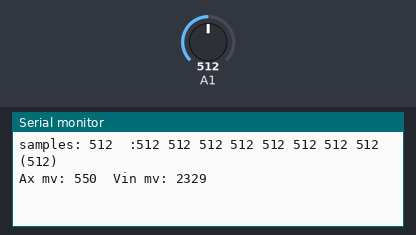
The sketch below on a simulated Arduino Uno, built with avr-gcc and run on an emulated ATmega328P. Parts: the last lines printed to the serial monitor. The inputs (shaded band) are chosen by the test bench; at power-on: A1 = 512. Sleep ends after the set time or at an interrupt.

Above: at 1.8 s.
1.9 s: A1 set to 716
At 2.8 s:
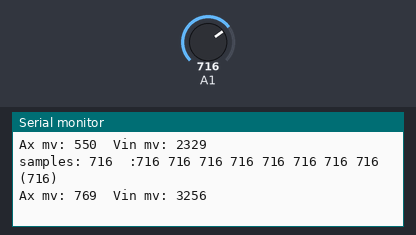
3.4 s: A1 set to 900
At 4.7 s:
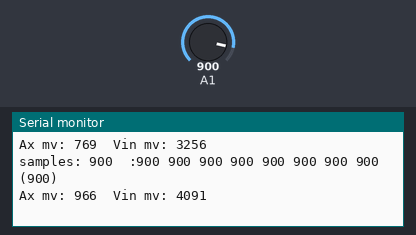
Timing chart, 0 to 6.4 s (numbered marks = the images above; inputs shaded):
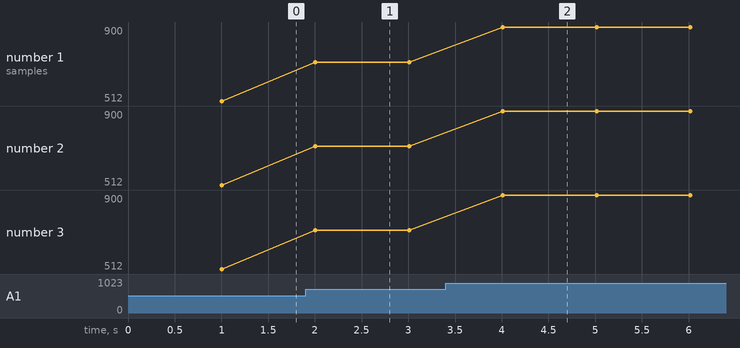

Measured:
- after the input at 1.9 s, the serial monitor: prints a new line after 0.10 s (image 1)
- after the input at 3.4 s, the serial monitor: prints a new line after 0.61 s (image 2)
- plotted number 1: 512 → 716 after the input at 1.9 s, 716 → 900 after the input at 3.4 s
- plotted number 2: 512 → 716 after the input at 1.9 s, 716 → 900 after the input at 3.4 s
- plotted number 3: 512 → 716 after the input at 1.9 s, 716 → 900 after the input at 3.4 s

The sketch:

adc.ino
```cpp
/*
  ADC Testing
  Uses Noise reduction ADC to read the analogue voltage
  using Band Gap internal 1.1 volt reference.
*/

#include <avr/io.h>
#include <avr/boot.h>
#include <avr/sleep.h>

const uint16_t VCC {1100};          // Band Gap Reference voltage
const uint16_t RESOLUTION {1024};   // ADC resolution

static const uint8_t SAMPLE_CNT {8}; // ADC value is average of SAMPLE_CNT
volatile uint8_t  adcIRQCnt;
volatile uint16_t samples[SAMPLE_CNT+1];
/////////////////////////////////////////////////////////////////////////
// Function: Interrupt routine for ADC
// Purpose : Fired when ADC interrupt occured (mainly end of conversion)
//
/////////////////////////////////////////////////////////////////////////
ISR(ADC_vect)
{
  // skip first conversion
  if ( adcIRQCnt < SAMPLE_CNT+1 ) { // Test we aren't out of bounds.
    uint8_t low, high;
    // read low first
    low  = ADCL;
    high = ADCH;
    samples[adcIRQCnt] = (high<<8) | low;
  }
  adcIRQCnt++;
}

/////////////////////////////////////////////////////////////////////////
// Function: adcNoiseReduction
// Purpose : ADC with Sleep Mode of "ACD Noise Reduction"
// Output  : average SAMPLE_CNT conversions.
/////////////////////////////////////////////////////////////////////////

uint16_t adcNoiseReduction()
{
  uint16_t sum = 0;
  // Set ADC Interrupt Flag, ADC Enable.
  ADCSRA |= _BV( ADIE ) | _BV(ADEN);

  // Loop thru taking samples. adcIRQCnt is incremented in interrupt handler.
  for (adcIRQCnt = 0; adcIRQCnt<SAMPLE_CNT+1;)
  {
    // Enable Noise Reduction Sleep Mode -- ADC starts on CPU halt.
    set_sleep_mode( SLEEP_MODE_ADC );
    sleep_enable();
    sei(); // enable interrupts
    // Sleep must be called after sei().
    sleep_cpu();
    // Awake again following interrupt handler.
    sleep_disable();
  }

  //Disable ADC, Auto Trigger Disable, Clear Interrup Flag, Disable ADC Interrupt.
  // Prescaler set to 128.
  ADCSRA = B00010111;
  Serial.print("samples: "); Serial.print(samples[0]); Serial.print("  :");
  // skip first sample
  for (uint8_t i=1; i<SAMPLE_CNT+1; ++i){
    sum += samples[i];
    Serial.print( samples[i]); Serial.print(" ");
  }
  uint16_t avg = sum/SAMPLE_CNT;
  Serial.print("("); Serial.print(avg); Serial.print(")");
  Serial.print("\n");
  return ( avg );  // return average of samples.

}

/////////////////////////////////////////////////////////////////////////
// Function: readVcc ( analogue_pin )
// Purpose : ADC conversion using acdNoiseReducton mode.
// Input   : Analogue pin number (limited to 0..7)
// Return  : voltage value in mV
/////////////////////////////////////////////////////////////////////////

uint16_t readVcc(int apin)
{
  uint32_t value; // need 32 bits for millivolt range (1024*3200).

  // Limit mux to 0..7
  int mux = apin&0x07;
  // Voltage reference is 1.1 internal Band Gap. Right adjust conversion.
  ADMUX = (1<<REFS1) | (1<<REFS0) | (0<<ADLAR) | (0<<MUX3) | mux;

  // read value
  value = adcNoiseReduction();
  //
  return ( (( value * VCC) / RESOLUTION) );
}
// Battery monitor thru voltage divider.
// Voltage divider R1=2.2Mohm, R2=680Kohm
// If Vin = 4.5V Vout = 1.06V
// R1 voltage drop (2.2M/2.88M = .764 of Vin)
// R2 voltage drop .236 of Vin (6//80K/2.88M)
// In millivolts Vin = pVcc x (1000/.236) or pVcc*4237
// Let the compiler calculate the multipler for pVcc.
constexpr long bat_vd_multiplier(){
  const float R1 {2200000};
  const float R2 {680000};
  return 1000/(R2/(R2+R1));
}


void loop(){
  delay( 1000 );

  long pVcc = readVcc(1);
  Serial.print( "Ax mv: "); Serial.print(pVcc, DEC);
  // Apply the voltage divider multiplier.
  uint16_t vIN = (pVcc * bat_vd_multiplier())/1000;
  Serial.print("  Vin mv: "); Serial.print(vIN, DEC);
  Serial.print("\n");

}

// Setup to ADC with VCC as reference and read voltage on A0 using LOw noise

void setup() {
  Serial.begin( 115200);
}
```
